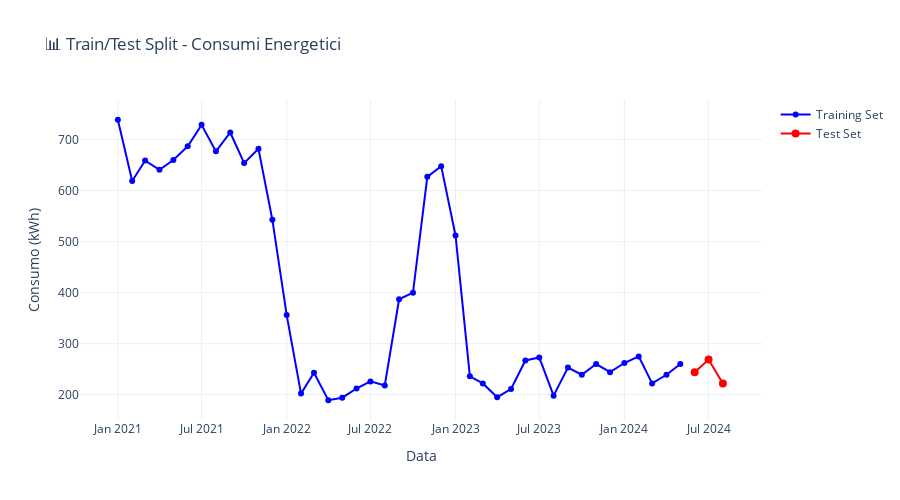

Notebook code for this chart:
### Code cell
# Visualizza split
fig = go.Figure()

fig.add_trace(go.Scatter(
    x=train.index, y=train['total_kWh'],
    mode='lines+markers',
    name='Training Set',
    line=dict(color='blue', width=2),
    marker=dict(size=6)
))

fig.add_trace(go.Scatter(
    x=test.index, y=test['total_kWh'],
    mode='lines+markers',
    name='Test Set',
    line=dict(color='red', width=2),
    marker=dict(size=8)
))

fig.update_layout(
    title='📊 Train/Test Split - Consumi Energetici',
    xaxis_title='Data',
    yaxis_title='Consumo (kWh)',
    height=500,
    hovermode='x unified',
    template='plotly_white'
)

fig.show()

### Figure 1 — Plotly figure (JSON) as saved in the notebook; plotly's stock layout.template omitted (floating-point values rounded to 4 significant figures)
{"data": [{"line": {"color": "blue", "width": 2}, "marker": {"size": 6}, "mode": "lines+markers", "name": "Training Set", "type": "scatter", "x": ["2021-01-01T00:00:00", "2021-02-01T00:00:00", "2021-03-01T00:00:00", "2021-04-01T00:00:00", "2021-05-01T00:00:00", "2021-06-01T00:00:00", "2021-07-01T00:00:00", "2021-08-01T00:00:00", "2021-09-01T00:00:00", "2021-10-01T00:00:00", "2021-11-01T00:00:00", "2021-12-01T00:00:00", "2022-01-01T00:00:00", "2022-02-01T00:00:00", "2022-03-01T00:00:00", "2022-04-01T00:00:00", "2022-05-01T00:00:00", "2022-06-01T00:00:00", "2022-07-01T00:00:00", "2022-08-01T00:00:00", "2022-09-01T00:00:00", "2022-10-01T00:00:00", "2022-11-01T00:00:00", "2022-12-01T00:00:00", "2023-01-01T00:00:00", "2023-02-01T00:00:00", "2023-03-01T00:00:00", "2023-04-01T00:00:00", "2023-05-01T00:00:00", "2023-06-01T00:00:00", "2023-07-01T00:00:00", "2023-08-01T00:00:00", "2023-09-01T00:00:00", "2023-10-01T00:00:00", "2023-11-01T00:00:00", "2023-12-01T00:00:00", "2024-01-01T00:00:00", "2024-02-01T00:00:00", "2024-03-01T00:00:00", "2024-04-01T00:00:00", "2024-05-01T00:00:00"], "y": [739, 619, 659, 641, 660, 687, 729, 677, 714, 654, 682, 543, 356, 202, 243, 189, 194, 212, 226, 218, 387, 400, 627, 648, 512, 236, 222, 195, 211, 267, 273, 198, 253, 239, 260, 244, 262, 275, 222, 239, 260]}, {"line": {"color": "red", "width": 2}, "marker": {"size": 8}, "mode": "lines+markers", "name": "Test Set", "type": "scatter", "x": ["2024-06-01T00:00:00", "2024-07-01T00:00:00", "2024-08-01T00:00:00"], "y": [244, 269, 222]}], "layout": {"height": 500, "hovermode": "x unified", "title": {"text": "📊 Train/Test Split - Consumi Energetici"}, "xaxis": {"title": {"text": "Data"}}, "yaxis": {"title": {"text": "Consumo (kWh)"}}}}
